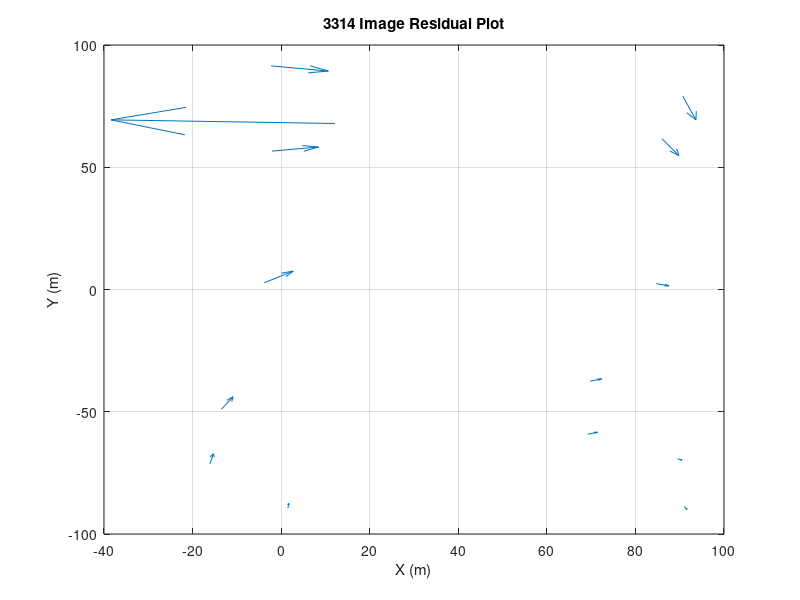
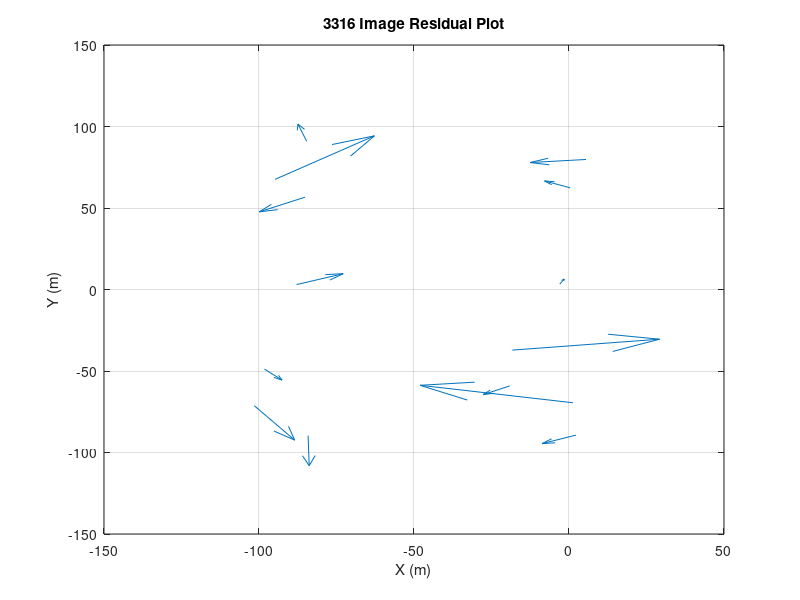

The MATLAB source for these figures, in order:
clear all;
close all;
clc;
format longg;

% loading image coordinates and residuals 
image_3314 = load("Coords_3314.txt");
image_3316 = load("Coords_3316.txt");
vhat_3314 = load("Residuals_3314.txt");
vhat_3316 = load("Residuals_3316.txt");

%% 3314 image

% residuals
vhat_plot = zeros(14,2);
for i=1:length(vhat_plot)
	vhat_plot(i,1) = vhat_3314(i*2 - 1,1);
	vhat_plot(i,2) = vhat_3314(i*2,1);
end
% rmse of residuals
rmseX_3314 = rms(vhat_plot(:,1))
rmseY_3314 = rms(vhat_plot(:,2))
rmse_3314 = rms(vhat_3314(:))
% plotting residuals
figure;
quiver(image_3314(:,2), image_3314(:,3),vhat_plot(:,1),vhat_plot(:,2));
title({'3314 Image Residual Plot'});
xlabel('X (m)');
ylabel('Y (m)');
grid on;

%% 3316 image

% residuals
vhat_plot = zeros(14,2);
for i=1:length(vhat_plot)
	vhat_plot(i,1) = vhat_3316(i*2 - 1,1);
	vhat_plot(i,2) = vhat_3316(i*2,1);
end
% rmse of residuals
rmseX_3316 = rms(vhat_plot(:,1))
rmseY_3316 = rms(vhat_plot(:,2))
rmse3316 = rms(vhat_3316(:))
% plotting residuals 
figure;
quiver(image_3316(:,2), image_3316(:,3),vhat_plot(:,1),vhat_plot(:,2));
title({'3316 Image Residual Plot'});
xlabel('X (m)');
ylabel('Y (m)');
grid on;